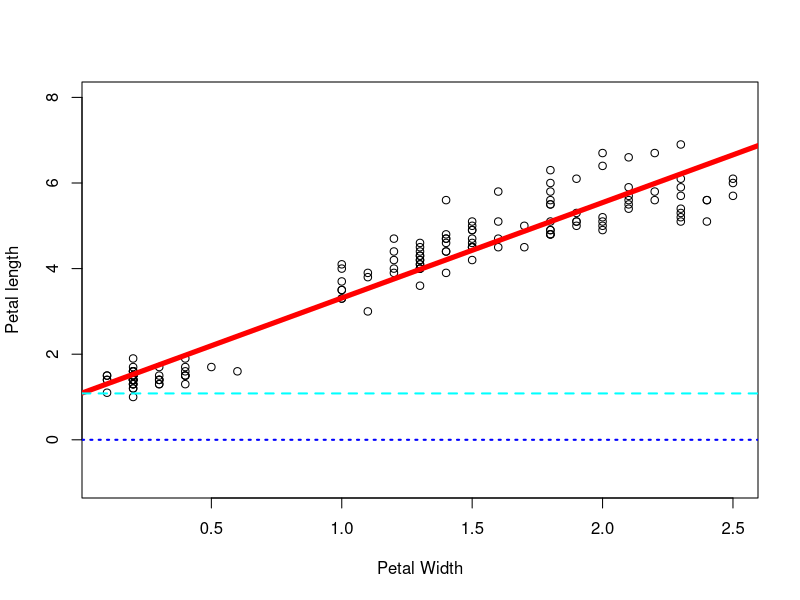
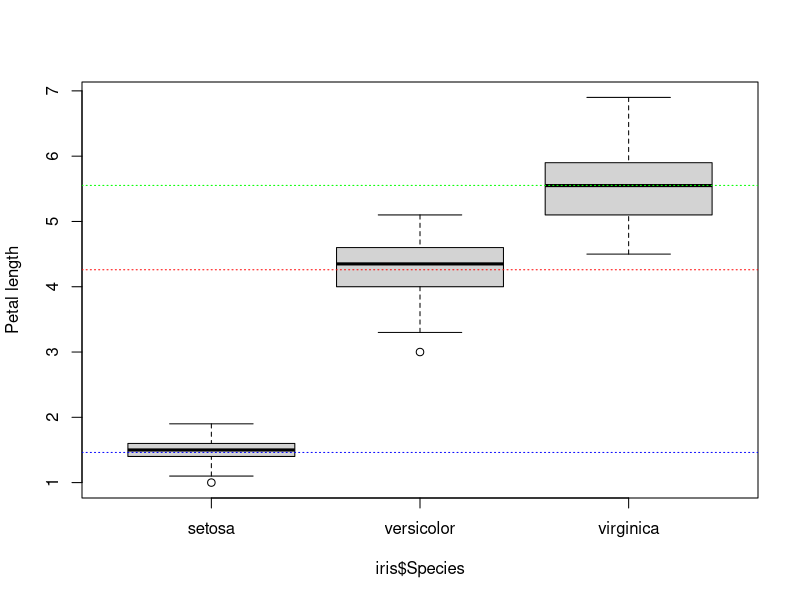

The R source for these figures, in order:
# Check the working directory
getwd()

# load the dataset iris
data(iris)
# check the structure of the variable iris
str(iris)

# plot relationship between response variable "Petal length"
# and independent variable "petal width"
plot(x=iris$Petal.Width, y=iris$Petal.Length, 
     xlab="Petal Width", ylab="Petal length",
     ylim=c(-1,8))

# perform the linear regression with function lm()
iris.lm <- lm(Petal.Length ~ Petal.Width, data=iris)
abline(iris.lm$coefficients, col="red", lwd=5)
# null model - no relationship (slope=0, intercept=0)
abline(0,0, lty=3, col="blue", lwd=2)
# null model - no relationship (slope=0)
abline(iris.lm$coefficients[1],0, lty=2, col="cyan", lwd=2)
# look at summary to check the p-values and R-square
summary(iris.lm)

# ANOVA
boxplot(iris$Petal.Length ~ iris$Species, ylab="Petal length")
iris.anova <- lm(iris$Petal.Length ~ iris$Species)

summary(iris.anova)
abline(h=1.46200, col="blue", lty=3)
abline(h=1.46200+2.79800, col="red", lty=3)
abline(h=1.46200+4.09000, col="green", lty=3)
